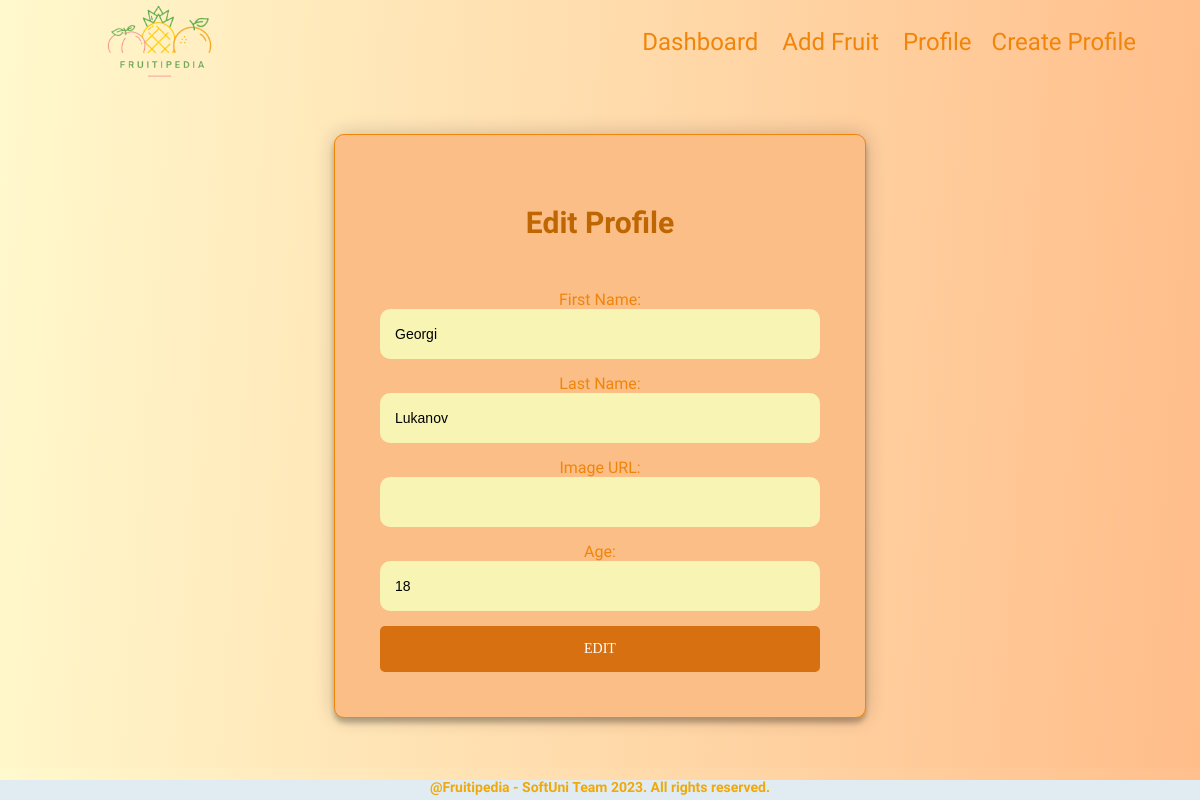
Page /profile/edit/ on the earlier database version.
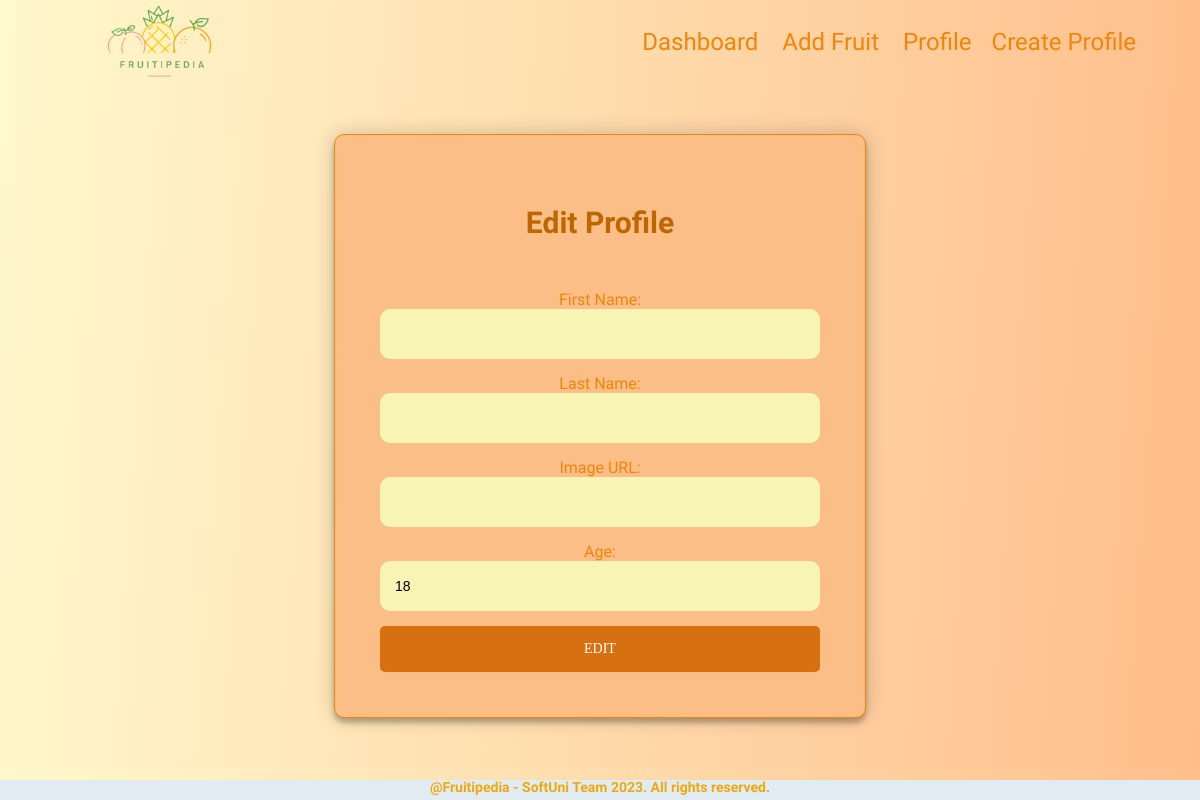
Same page on the later database version.
### regular_exam/my_web/models.py (models this page shows)
class Profile(models.Model):
    PROFILE_FIRST_NAME_MAX_LEN = 25
    PROFILE_FIRST_NAME_MIN_LEN = 2
    FIRST_NAME_ERROR_MSG_MIN_LEN = 'It should consist of a minimum of 2 characters!'
    PROFILE_LAST_NAME_MAX_LEN = 35
    PROFILE_LAST_NAME_MIN_LEN = 1
    LAST_NAME_ERROR_MSG_MIN_LEN = 'It should consist of a minimum of 1 characters!'
    EMAIL_MAX_LEN = 40
    PASSWORD_MAX_LEN = 20
    PASSWORD_MIN_LEN = 8
    PASSWORD_ERROR_MSG_MIN_LEN = 'It should consist of a minimum of 8 characters!'
    first_name = models.CharField(
        max_length=PROFILE_FIRST_NAME_MAX_LEN,
        validators=[
            validators.MinLengthValidator(PROFILE_FIRST_NAME_MIN_LEN, message=FIRST_NAME_ERROR_MSG_MIN_LEN),
            validate_name_starts_with_letter,
        ]
    )
    last_name = models.CharField(
        max_length=PROFILE_LAST_NAME_MAX_LEN,
        validators=[
            validators.MinLengthValidator(PROFILE_LAST_NAME_MIN_LEN, message=LAST_NAME_ERROR_MSG_MIN_LEN),
            validate_name_starts_with_letter,
        ]
    )
    email = models.EmailField(
        max_length=EMAIL_MAX_LEN,
    )
    password = models.CharField(
        max_length=PASSWORD_MAX_LEN,
        validators=[validators.MinLengthValidator(PASSWORD_MIN_LEN, message=PASSWORD_ERROR_MSG_MIN_LEN)]
    )
    image_url = models.URLField(
        blank=True,
        null=True,
    )
    age = models.PositiveIntegerField(
        default=18,
        null=True,
        blank=True,
    )

### regular_exam/my_web/views.py (the view)
# urls.py: path('edit/', edit_profile, name='edit-profile'),
def edit_profile(request):
    profile = get_profile()
    if request.method == 'GET':
        form = ProfileEditForm(instance=profile)
    else:
        form = ProfileEditForm(request.POST, instance=profile)
        if form.is_valid():
            form.save()
            return redirect('details-profile')
    context = {'form': form, }
    return render(request, 'profile/edit-profile.html', context, )

### regular_exam/my_web/forms.py
class ProfileEditForm(ProfileBaseForm):
    class Meta:
        model = Profile
        fields = ('first_name', 'last_name', 'image_url', 'age',)
        labels = {
            'first_name': 'First Name',
            'last_name': 'Last Name',
            'image_url': 'Image URL',
            'age': 'Age',
        }

### regular_exam/my_web/views.py (called while the page is built)
def get_profile():
    return Profile.objects.first()

### templates/profile/edit-profile.html (shortened to what this page needs)
{% extends 'base.html' %}
{% block content %}
    <main>
        <section id="register">
            <div class="form">
                <h2>Edit Profile</h2>
                <form class="register-form" method="post" action="{% url 'edit-profile' %}">
                    {{ form }}
                    <button type="submit">Edit</button>
                </form>
            </div>
        </section>
    </main>
{% endblock %}

Differences in the rows shown:
removed Profile: first_name "Georgi", last_name "Lukanov", age "18"
Other differences:
form field age: (not shown) → "18"
